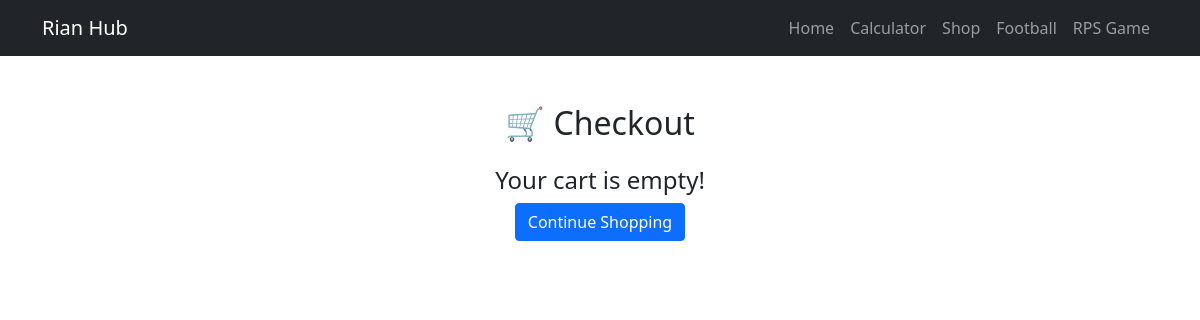
The page /shop/checkout/ on the database as committed earlier.
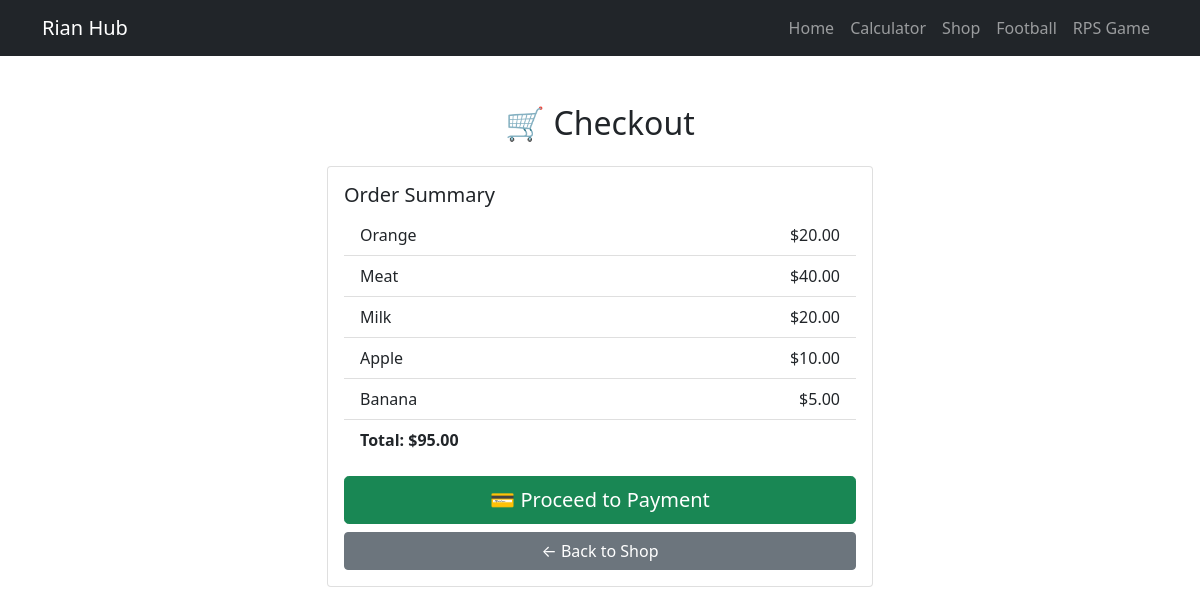
The same page on the database as committed later.
### shop/models.py (models this page shows, shortened)
class CartItem(models.Model):
    product = models.ForeignKey(Product, on_delete=models.CASCADE)
    added_at = models.DateTimeField(auto_now_add=True)
    class Meta:
        ordering = ['-added_at']

class Product(models.Model):
    name = models.CharField(max_length=100)
    price = models.DecimalField(max_digits=6, decimal_places=2)

### shop/views.py (the view, shortened to what this page needs)
# urls.py: path('checkout/', views.checkout, name='checkout'),
def checkout(request):
    cart_items = CartItem.objects.all()
    total = sum(item.product.price for item in cart_items)
    return render(request, 'shop/checkout.html', {
        'cart_items': cart_items,
        'total': total,
        'empty': len(cart_items) == 0
    })

### shop/templates/shop/checkout.html (shortened to what this page needs)
{% extends "base.html" %}
{% block content %}
<div class="container mt-4">
    <h2 class="text-center mb-4">🛒 Checkout</h2>
    {% if not empty %}
    <div class="row justify-content-center">
        <div class="col-md-6">
            <div class="card">
                <div class="card-body">
                    <h5 class="card-title">Order Summary</h5>
                    <ul class="list-group list-group-flush mb-3">
                        {% for item in cart_items %}
                        <li class="list-group-item d-flex justify-content-between">
                            <span>{{ item.product.name }}</span>
                            <span>${{ item.product.price }}</span>
                        </li>
                        {% endfor %}
                        <li class="list-group-item d-flex justify-content-between">
                            <strong>Total: ${{ total }}</strong>
                        </li>
                    </ul>
                    <form method="post">
                        <button type="submit" class="btn btn-success w-100 btn-lg">
                            💳 Proceed to Payment
                        </button>
                    </form>
                    <a href="{% url 'shop:home' %}" class="btn btn-secondary w-100 mt-2">
                        ← Back to Shop
                    </a>
                </div>
            </div>
        </div>
    </div>
    {% else %}
    <div class="text-center">
        <h4>Your cart is empty!</h4>
        <a href="{% url 'shop:home' %}" class="btn btn-primary">Continue Shopping</a>
    </div>
    {% endif %}
</div>
{% endblock %}

### templates/base.html (shortened to what this page needs)
<!DOCTYPE html>
<html lang="en">
<head>
    <link href="https://cdn.jsdelivr.net/npm/bootstrap@5.1.3/dist/css/bootstrap.min.css" rel="stylesheet">
    <link rel="stylesheet" href="https://cdnjs.cloudflare.com/ajax/libs/font-awesome/6.4.0/css/all.min.css">
</head>
<body>
    <nav class="navbar navbar-expand-lg navbar-dark bg-dark">
        <div class="container">
            <a class="navbar-brand" href="/">Rian Hub</a>
            <div class="collapse navbar-collapse" id="navbarNav">
                <ul class="navbar-nav ms-auto">
                    <li class="nav-item">
                        <a class="nav-link" href="/">Home</a>
                    </li>
                    <li class="nav-item">
                        <a class="nav-link" href="/calculator/">Calculator</a>
                    </li>
                    <li class="nav-item">
                        <a class="nav-link" href="/shop/">Shop</a>
                    </li>
                    <li class="nav-item">
                        <a class="nav-link" href="/football/">Football</a>
                    </li>
                    <li class="nav-item">
                        <a class="nav-link" href="/rps/">RPS Game</a>
                    </li>
                </ul>
            </div>
        </div>
    </nav>
    <main class="py-4">
        {% block content %}{% endblock %}
    </main>
</body>
</html>

Rows that differ between the two databases and show on the page:
added CartItem: product.name "Orange", product.price "20.00"
added CartItem: product.name "Meat", product.price "40.00"
added CartItem: product.name "Milk", product.price "20.00"
added CartItem: product.name "Apple", product.price "10.00"
added CartItem: product.name "Banana", product.price "5.00"
Other text that changed with them:
{{ total }}: (not shown) → "95.00"
text no longer shown: "Your cart is empty! Continue Shopping"
text now shown: "Order Summary Total: $ 💳 Proceed to Payment ← Back to Shop"
